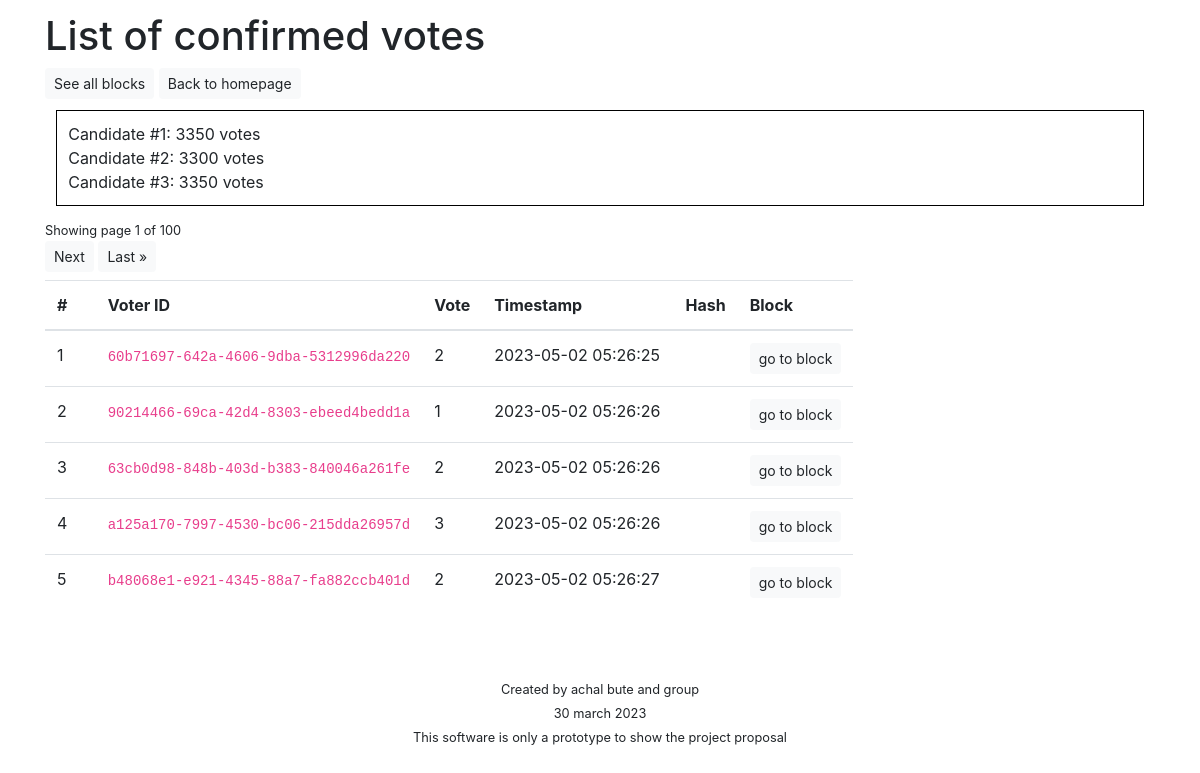
The page /sim/transactions/ on the database as committed earlier.
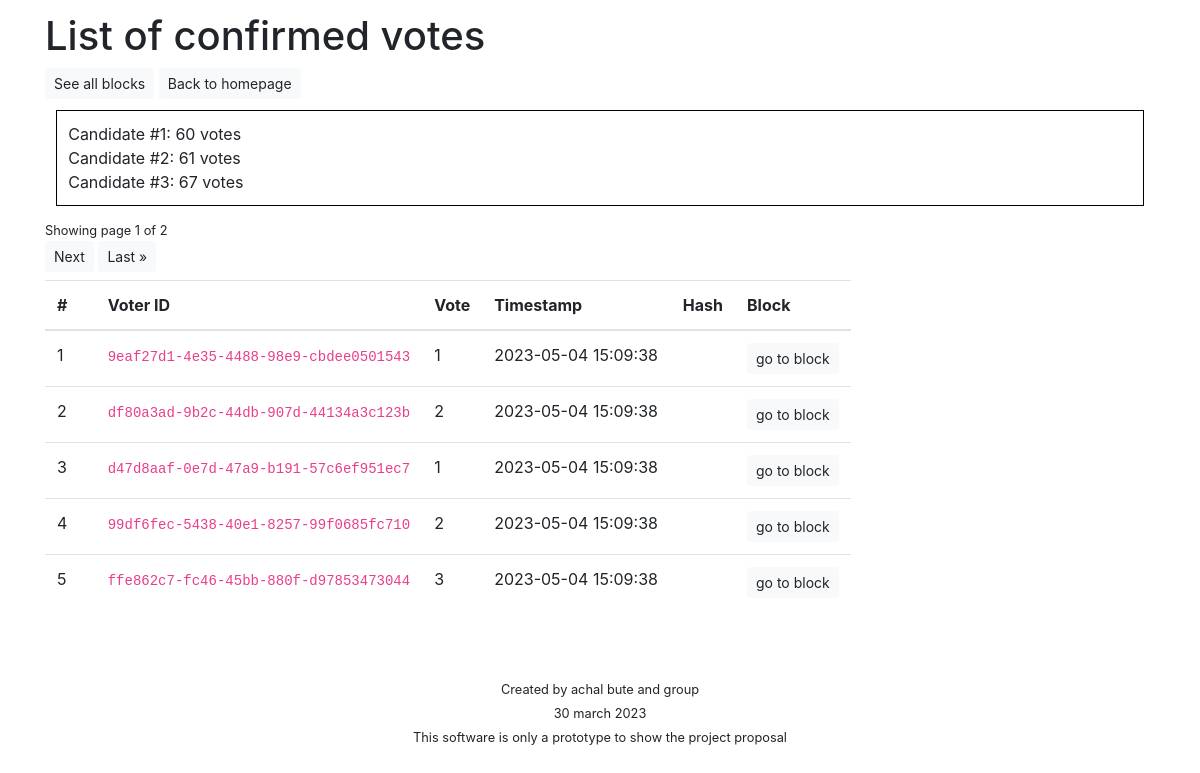
The same page on the database as committed later.
### simulation/models.py (models this page shows)
class Vote(models.Model):
    id = models.UUIDField(primary_key=True, default=uuid.uuid4)
    vote = models.IntegerField(default=get_vote)
    timestamp = models.FloatField(default=get_timestamp)
    block_id = models.IntegerField(null=True)
    def __str__(self):
        return "{}|{}|{}".format(self.id, self.vote, self.timestamp)

### simulation/views.py (the view)
# urls.py: path('transactions/', views.transactions, name='transactions'),
def transactions(request):
    vote_list = Vote.objects.all().order_by('timestamp')
    paginator = Paginator(vote_list, 100, orphans=20, allow_empty_first_page=True)
    page = request.GET.get('page')
    votes = paginator.get_page(page)
    hashes = [SHA3_256.new(str(v).encode('utf-8')).hexdigest() for v in votes]
    block_hashes = []
    for i in range(0, len(votes)):
        try:
            b = Block.objects.get(id=votes[i].block_id)
            h = b.h
        except:
            h = 404
        block_hashes.append(h)
    votes_pg = votes # for pagination
    votes = zip(votes, hashes, block_hashes)
    result = []
    for i in range(0, 3):
        try:
            r = Vote.objects.filter(vote=i+1).count()
        except:
            r = 0
        result.append(r)
    context = {
        'votes': votes,
        'result': result,
        'votes_pg': votes_pg,
    }
    return render(request, 'simulation/transactions.html', context)

### simulation/templatetags/sim_filters.py (called while the page is built)
@register.filter
def unix_to_date(val):
    return datetime.datetime.fromtimestamp(val)

### simulation/templates/simulation/transactions.html (shortened to what this page needs)
{% extends 'base.html' %}
{% load sim_filters %}
{% block body_bl %}
<div class="container">
    <h1>List of confirmed votes</h1>
    <a class="btn btn-light btn-sm" href="{% url 'simulation:blockchain' %}" role="button">See all blocks</a>
    <a class="btn btn-light btn-sm" href="{% url 'welcome:home' %}" role="button">Back to homepage</a>
    <div style="margin:1%; padding:1%; border:1px solid black;">
        {% for r in result %}
            Candidate #{{ forloop.counter }}: {{ r }} votes<br>
        {% endfor %}
    </div>
    <small>Showing page {{ votes_pg.number }} of {{ votes_pg.paginator.num_pages }}</small>
    <div class="pagination pb-2">
        <span class="step-links">
            {% if votes_pg.has_next %}
                <a class="btn btn-light btn-sm" href="?page={{ votes_pg.next_page_number }}" role="button">Next</a>
                <a class="btn btn-light btn-sm" href="?page={{ votes_pg.paginator.num_pages }}" role="button">Last &raquo;</a>
            {% endif %}
        </span>
    </div>
    <table class="table table-hover">
        <thead>
            <tr>
                <th scope="col">#</th>
                <th scope="col">Voter ID</th>
                <th scope="col">Vote</th>
                <th scope="col">Timestamp</th>
                <th scope="col">Hash</th>
                <th scope="col">Block</th>
            </tr>
        </thead>
        <tbody>
            {% for ballot, h, bh in votes %}
            <tr>
                <td>{{ forloop.counter }}</td>
                <td><code>{{ ballot.id }}</code></th>
                <td>{{ ballot.vote }}</td>
                <td>{{ ballot.timestamp|unix_to_date|date:"Y-m-d H:i:s" }}</td>
                <td title="{{ h }}"><code>{{ h|truncatechars:20 }}</code></td>
                <td><a class="btn btn-light btn-sm" href="{% url 'simulation:block_detail' block_hash=bh %}" role="button">go to block</a></td>
            </tr>
            {% empty %}
                <p>No record.</p>
            {% endfor %}
        </tbody>
    </table>
</div>
{% endblock %}

### templates/base.html (shortened to what this page needs)
<!DOCTYPE html>
{% load static %}
<html>
<head>
    <link rel="stylesheet" href="https://maxcdn.bootstrapcdn.com/bootstrap/4.0.0/css/bootstrap.min.css" />
    <link rel="stylesheet" href="{% static 'css/main.css' %}" />
</head>
<body>
    {% block body_bl %}
    {% endblock %}
    <div class="container-fluid" id="footer">
        <p id="credit"><small>Created by achal bute and group<br>30 march 2023<br>This software is only a prototype to  show the project proposal</small></p>
    </div>
</body>
</html>

### static/css/main.css (style rules this page uses)
body { padding-top: 1%; padding-bottom: 1%; }
table { display: block; overflow: auto; height: 320px; white-space: nowrap; }
div#footer { padding-top: 5%; }
div#footer #credit { text-align: center; }

Rows that differ between the two databases and show on the page:
removed Vote: id "60b71697-642a-4606-9dba-5312996da220", vote "2", timestamp|unix_to_date "2023-05-02 05:26:25"
removed Vote: id "90214466-69ca-42d4-8303-ebeed4bedd1a", vote "1", timestamp|unix_to_date "2023-05-02 05:26:26"
removed Vote: id "63cb0d98-848b-403d-b383-840046a261fe", vote "2", timestamp|unix_to_date "2023-05-02 05:26:26"
removed Vote: id "a125a170-7997-4530-bc06-215dda26957d", vote "3", timestamp|unix_to_date "2023-05-02 05:26:26"
removed Vote: id "b48068e1-e921-4345-88a7-fa882ccb401d", vote "2", timestamp|unix_to_date "2023-05-02 05:26:27"
added Vote: id "9eaf27d1-4e35-4488-98e9-cbdee0501543", vote "1", timestamp|unix_to_date "2023-05-04 15:09:38"
added Vote: id "df80a3ad-9b2c-44db-907d-44134a3c123b", vote "2", timestamp|unix_to_date "2023-05-04 15:09:38"
added Vote: id "d47d8aaf-0e7d-47a9-b191-57c6ef951ec7", vote "1", timestamp|unix_to_date "2023-05-04 15:09:38"
added Vote: id "99df6fec-5438-40e1-8257-99f0685fc710", vote "2", timestamp|unix_to_date "2023-05-04 15:09:38"
added Vote: id "ffe862c7-fc46-45bb-880f-d97853473044", vote "3", timestamp|unix_to_date "2023-05-04 15:09:38"
Other text that changed with them:
{{ votes_pg.paginator.num_pages }}: "100" → "2"
new list line: "Candidate # 1 : 60 votes"
new list line: "Candidate # 2 : 61 votes"
new list line: "Candidate # 3 : 67 votes"
list line gone: "Candidate # 1 : 3350 votes"
list line gone: "Candidate # 2 : 3300 votes"
list line gone: "Candidate # 3 : 3350 votes"
